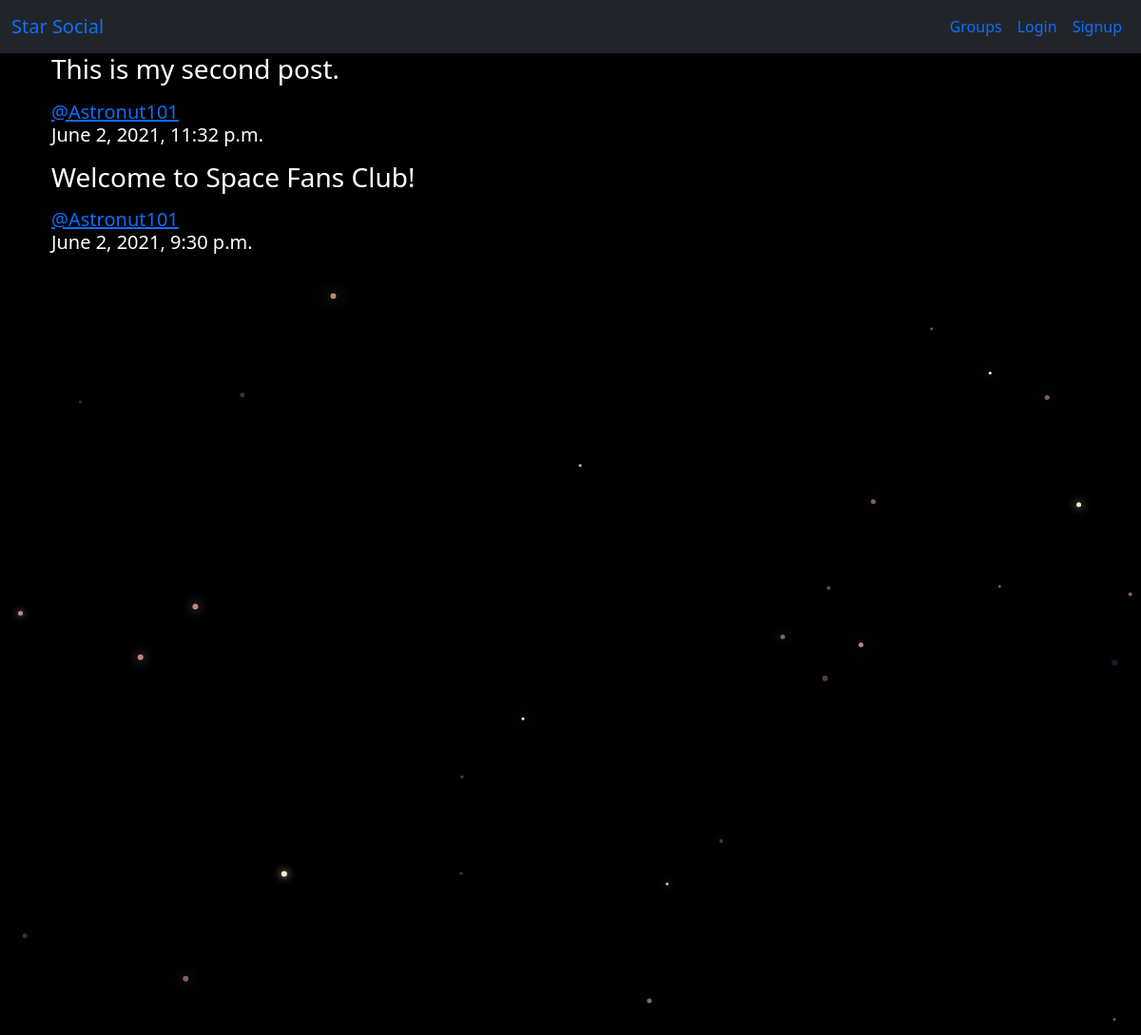
/posts/, run on the app's committed database.
### posts/models.py (models this page shows, shortened)
class Post(models.Model):
    user = models.ForeignKey(User,related_name='posts',on_delete=models.CASCADE)
    created_at = models.DateTimeField(auto_now=True)
    message = models.TextField()
    message_html = models.TextField(editable=False)
    group = models.ForeignKey(Group,related_name='posts',null=True,blank=True,on_delete=models.CASCADE)
    class Meta:
        ordering = ['-created_at']
        unique_together = ['user','message']

### posts/views.py (the view)
# urls.py: path('',views.PostList.as_view(),name='all'),
class PostList(SelectRelatedMixin,generic.ListView):
    model = models.Post
    select_related = ('user','group')

### posts/templates/posts/post_list.html (shortened to what this page needs)
{% extends 'posts/post_base.html' %}
{% load humanize %}
{% block post_content %}
<div class="col-md-8">
  {% for post in post_list %}
    {% include 'posts/_post.html' %}
  {% endfor %}
</div>
{% endblock %}

### posts/templates/posts/_post.html (shortened to what this page needs)
<div class="post media">
  <h3>{{post.message_html|safe}}</h3>
  <div class="media-body">
    <h5 class="media-heading">
    <span class="username">
      <a href="{% url 'posts:for_user' username=post.user.username %}">@{{ post.user.username }}</a>
    </span>
    <time class="time">
      <p>{{ post.created_at }}</p>
    </time>
    </h5>
  </div>
</div>

### static/social_project/css/master.css (style rules this page uses)
body { margin: 0; overflow: hidden; background-color: black; color:white; }

### data on the page
Post: message_html "This is my second post.", user.username "Astronut101", created_at "June 2, 2021, 11:32 p.m."
Post: message_html "Welcome to Space Fans Club!", user.username "Astronut101", created_at "June 2, 2021, 9:30 p.m."
